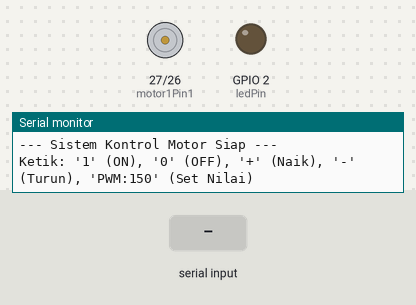
Simulated run of this sketch. Board: ESP32. On the bench: motor-driver pin pairs drawn as motors (green arrow = first pin HIGH = forward, orange = second pin HIGH = backward, longer = more drive, scaled by the enable pin), output pins drawn as LEDs (lit = HIGH), the last lines printed to the serial monitor. Inputs (shaded band) come from the test bench.

Above: at 1.2 s.
1.3 s: "1\n" received over Serial
At 2.5 s:
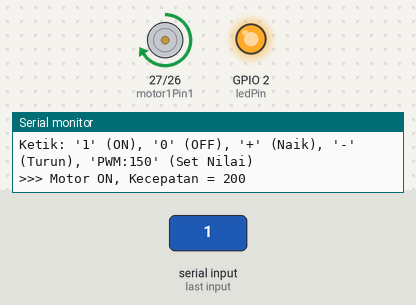
2.8 s: "PWM:\n" received over Serial
At 3.9 s:
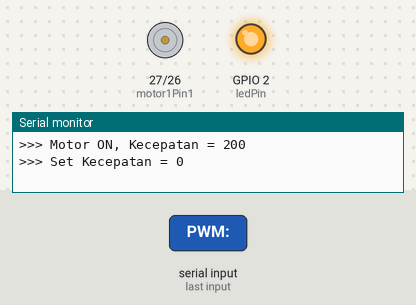
4.3 s: "+\n" received over Serial
At 5.1 s:
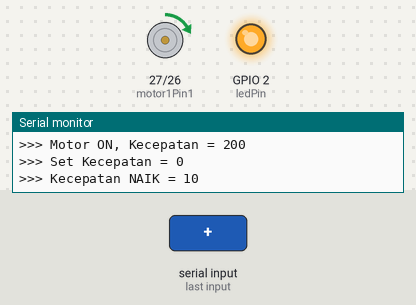
5.8 s: "PWM:90\n" received over Serial
At 6.2 s:
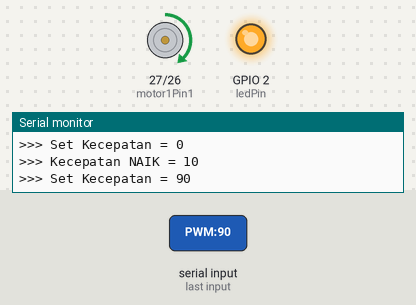
7.3 s: "PWM:,45\n" received over Serial
At 8.5 s:
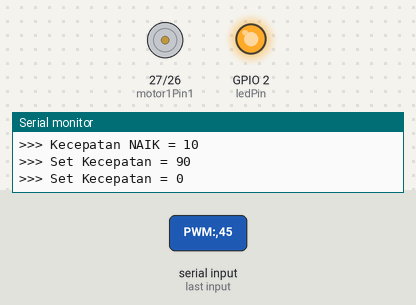
Timing chart, 0 to 9.8 s (numbered marks = the images above; inputs shaded):
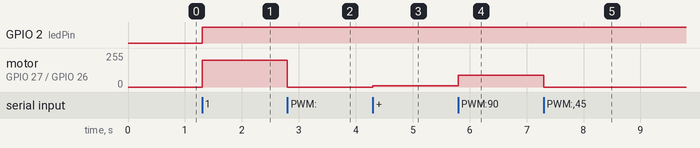

The sketch:

Basic.ino
```cpp
// PROGRESS 1 : KONTROL MOTOR DASAR / Menggunakan Kabel
// Fitur: ON/OFF, Naik/Turun PWM via Serial Monitor

// --- KONFIGURASI PIN ---
int ledPin = 2;         // Indikator LED internal ESP32
int motor1Pin1 = 27;    // Pin IN1 Driver Motor
int motor1Pin2 = 26;    // Pin IN2 Driver Motor
int enable1Pin = 12;    // Pin ENA (PWM) Driver Motor

// --- PENGATURAN PWM ---
const int freq = 30000;      // Frekuensi PWM
const int resolution = 8;    // Resolusi 8-bit (0-255)
int dutyCycle = 200;         // Nilai kecepatan awal
const int DUTY_STEP = 10;    // Jarak kenaikan/penurunan kecepatan
const int DUTY_MIN  = 0;
const int DUTY_MAX  = 255;

bool isMotorRunning = false; // Status motor (menyala/mati)
String inputString = "";     // Penampung teks dari Serial Monitor

//Fungsi Kontrol Motor

// Menerapkan nilai PWM ke hardware jika motor dalam status menyala
void applyMotor() {
  if (isMotorRunning) {
    digitalWrite(motor1Pin1, HIGH);
    digitalWrite(motor1Pin2, LOW);
    ledcWrite(enable1Pin, dutyCycle);
  }
}

// Menyalakan motor
void MotorOn() {
  isMotorRunning = true;
  if (dutyCycle == 0) dutyCycle = 200; // Beri nilai awal jika kecepatan 0
  applyMotor();
  Serial.print(">>> Motor ON, Kecepatan = "); Serial.println(dutyCycle);
  digitalWrite(ledPin, HIGH);
}

// Mematikan motor
void MotorOff() {
  isMotorRunning = false;
  digitalWrite(motor1Pin1, LOW);
  digitalWrite(motor1Pin2, LOW);
  ledcWrite(enable1Pin, 0); // Matikan sinyal PWM
  Serial.println(">>> Motor OFF");
  digitalWrite(ledPin, LOW);
}

// Menambah kecepatan sebesar DUTY_STEP
void naikkanKecepatan() {
  dutyCycle += DUTY_STEP;
  if (dutyCycle > DUTY_MAX) dutyCycle = DUTY_MAX; // Batasi maksimal 255
  applyMotor();
  if (isMotorRunning) {
    Serial.print(">>> Kecepatan NAIK = "); Serial.println(dutyCycle);
  }
}

// Mengurangi kecepatan sebesar DUTY_STEP
void turunkanKecepatan() {
  dutyCycle -= DUTY_STEP;
  if (dutyCycle < DUTY_MIN) dutyCycle = DUTY_MIN; // Batasi minimal 0
  applyMotor();
  if (isMotorRunning) {
    Serial.print(">>> Kecepatan TURUN = "); Serial.println(dutyCycle);
  }
}

// Mengatur kecepatan ke nilai angka yang diketik manual
void setDuty(int val) {
  if (val < DUTY_MIN) val = DUTY_MIN;
  if (val > DUTY_MAX) val = DUTY_MAX;
  dutyCycle = val;
  applyMotor();
  if (isMotorRunning) {
    Serial.print(">>> Set Kecepatan = "); Serial.println(dutyCycle);
  }
}

// Setup Awal

void setup() {
  Serial.begin(115200);

  // Inisialisasi pin sebagai OUTPUT
  pinMode(ledPin, OUTPUT);
  pinMode(motor1Pin1, OUTPUT);
  pinMode(motor1Pin2, OUTPUT);

  // Konfigurasi pin PWM ESP32
  ledcAttach(enable1Pin, freq, resolution);

  MotorOff(); // Pastikan motor mati saat baru menyala

  Serial.println("\n--- Sistem Kontrol Motor Siap ---");
  Serial.println("Ketik: '1' (ON), '0' (OFF), '+' (Naik), '-' (Turun), 'PWM:150' (Set Nilai)");
}

void loop() {
  // Membaca perintah dari pengguna melalui Serial Monitor
  while (Serial.available() > 0) {
    char c = Serial.read();

    // Jika menemukan karakter Enter (selesai mengetik)
    if (c == '\n' || c == '\r') {
      inputString.trim();

      // Mengecek apakah perintah berupa teks set nilai PWM (contoh: PWM:150)
      if (inputString.startsWith("PWM:")) {
        int val = inputString.substring(4).toInt();
        setDuty(val);
      }
      // Mengecek apakah perintah berupa 1 karakter kontrol (1, 0, +, -)
      else if (inputString.length() > 0) {
        char cmd = inputString.charAt(0);
        if (cmd == '1')      MotorOn();
        else if (cmd == '0') MotorOff();
        else if (cmd == '+') naikkanKecepatan();
        else if (cmd == '-') turunkanKecepatan();
      }

      inputString = ""; // Kosongkan variabel untuk perintah berikutnya
    } else {
      inputString += c; // Rangkai karakter yang diketik menjadi kata
    }
  }
}
```

Measured:
- after the input at 1.3 s, GPIO 2 (ledPin): LOW → HIGH at once; motor on GPIO 27 (motor1Pin1) / GPIO 26 (motor1Pin2): stopped → forward 199/255 at once
- after the input at 2.8 s, motor on GPIO 27 (motor1Pin1) / GPIO 26 (motor1Pin2): forward 199/255 → stopped at once
- after the input at 4.3 s, motor on GPIO 27 (motor1Pin1) / GPIO 26 (motor1Pin2): stopped → forward 10/255 at once
- after the input at 5.8 s, motor on GPIO 27 (motor1Pin1) / GPIO 26 (motor1Pin2): forward 10/255 → forward 90/255 at once
- after the input at 7.3 s, motor on GPIO 27 (motor1Pin1) / GPIO 26 (motor1Pin2): forward 90/255 → stopped at once
